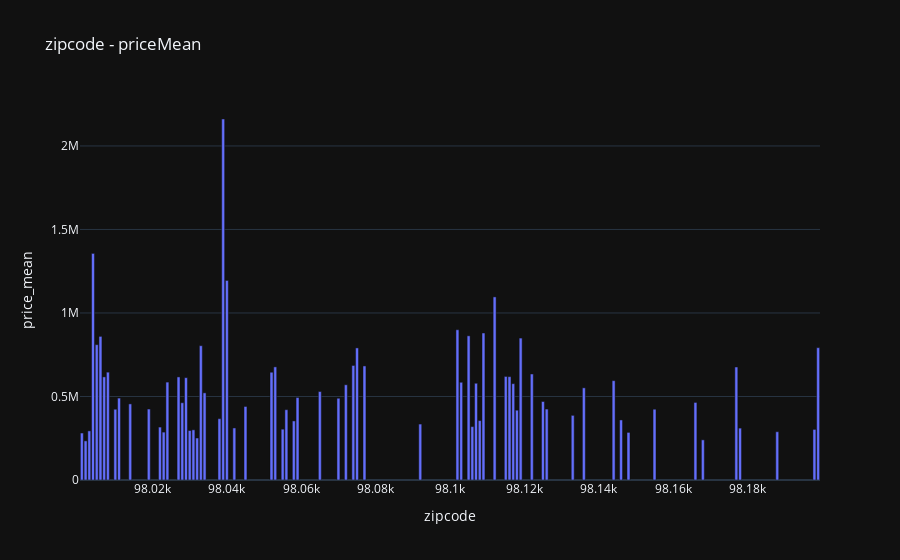

The notebook cell this image was saved under:
### Code cell
px.bar(dfzipCode[:], x="zipcode" , y= "price_mean", template="plotly_dark",title="zipcode - priceMean")
